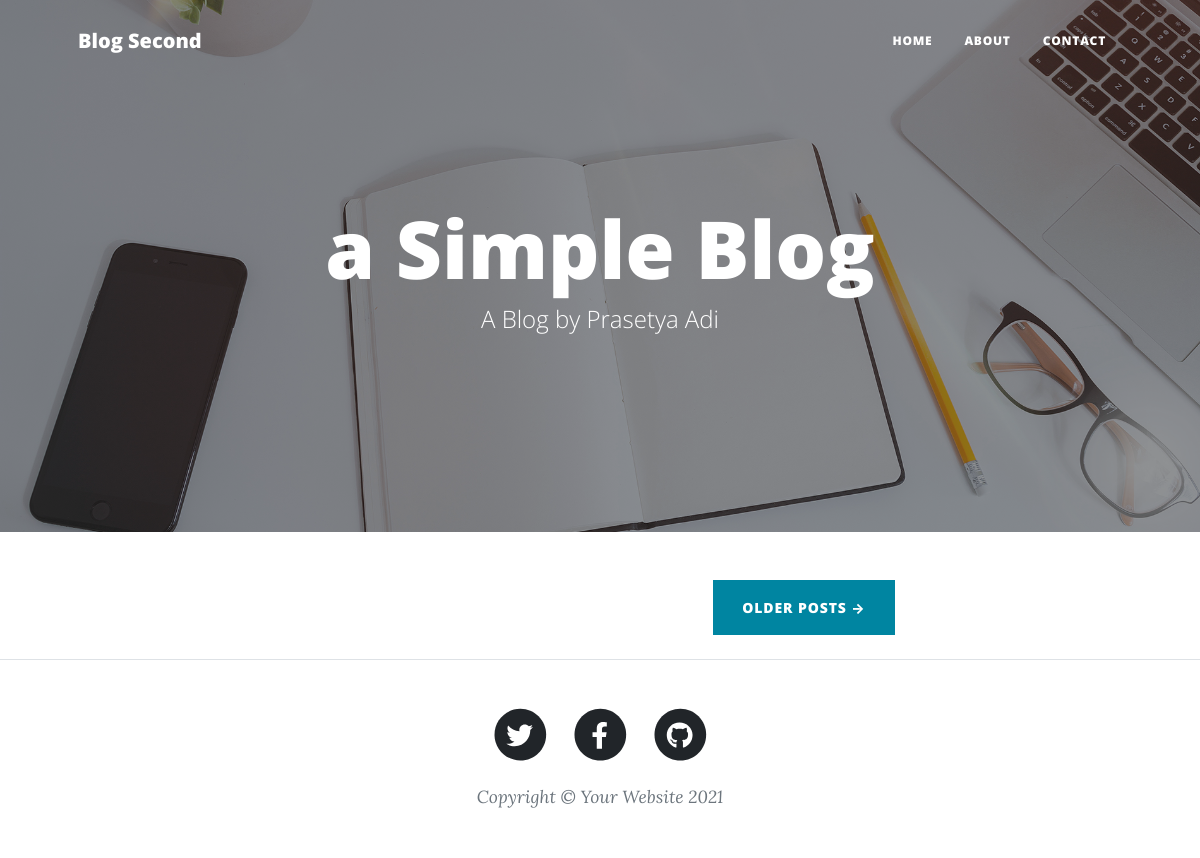
The page /secondblog/ on the database as committed earlier.
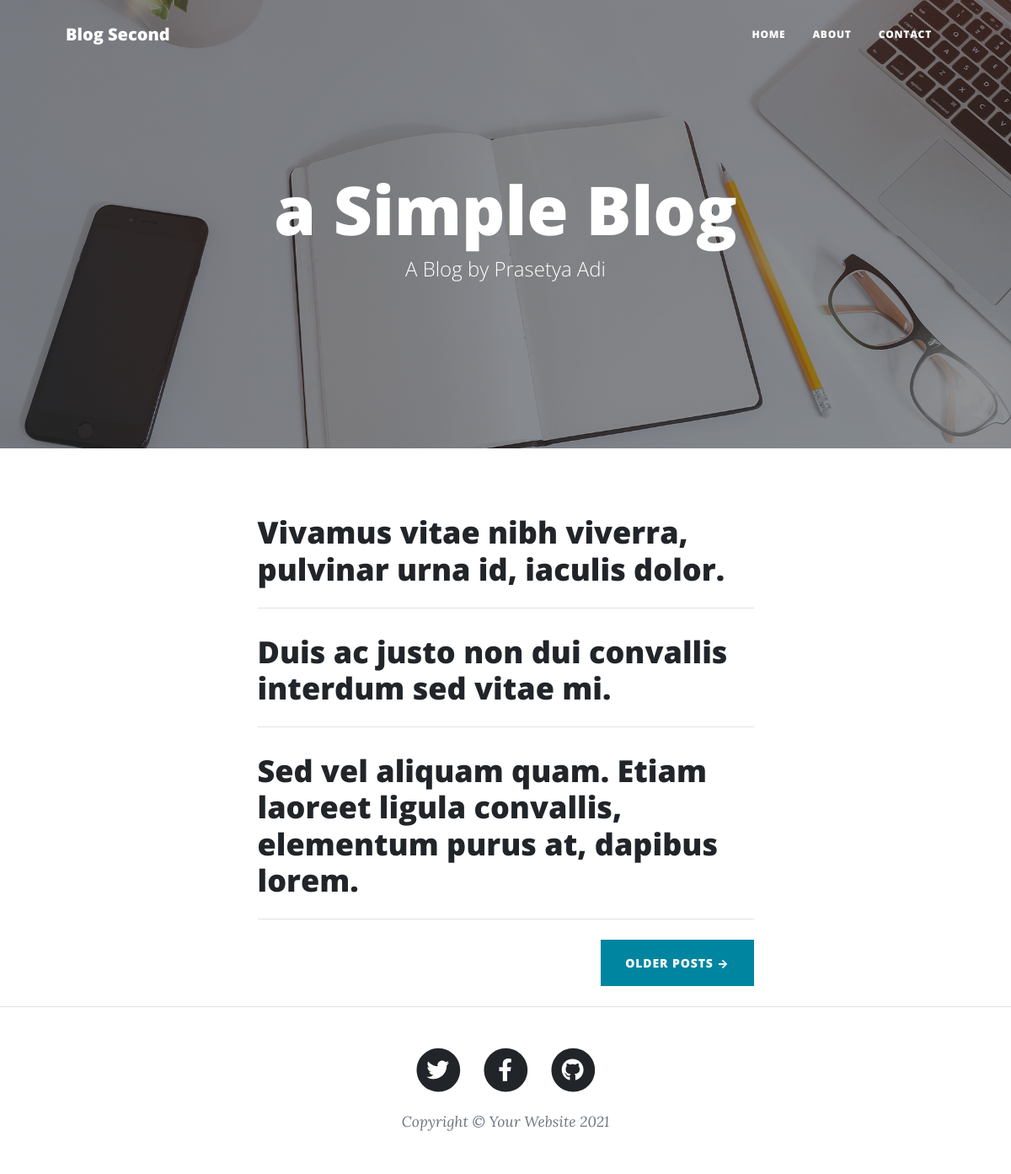
The same page on the database as committed later.
### secondblog/models.py (models this page shows, shortened)
class Post(models.Model):
    title = models.CharField(max_length=100)
    excerpt = models.CharField(max_length=500)
    date = models.DateField(auto_now=True)
    slug = models.SlugField(default="", blank=True,
                            null=False, db_index=True, unique=True)
    content = models.TextField(max_length=100000)
    author = models.ForeignKey(Author, on_delete=models.CASCADE)
    tag = models.ManyToManyField(Tag)

### secondblog/views.py (the view)
# urls.py: path("", views.index, name='HomeRelationships'),
def index(request):
    contex = {
        'heading': 'a Simple Blog',
        'subheading': 'A Blog by Prasetya Adi',
        'urlBackgroud': 'assets/img/home-bg.jpg',
        'isiblog': isiblog,
    }
    return render(request, 'secondblog/index.html', contex)

### secondblog/templates/secondblog/index.html
{% include 'snipets2/Navbar.html'  %}
{% load static %}
{% include 'snipets2/PageHeader.html' %}
<div class="container px-4 px-lg-5">
    <div class="row gx-4 gx-lg-5 justify-content-center">
        <div class="col-md-10 col-lg-8 col-xl-7">
            {% for key in isiblog %}
            <div class="post-preview">
                <a href={% url 'SecondBlogPost' key.slug %}>
                    <h2 class="post-title">{{ key.title }}</h2>
                </a>
            </div>
            <hr class="my-4" />
            {% endfor %}
            <div class="d-flex justify-content-end mb-4"><a class="btn btn-primary text-uppercase" href="#!">Older
                    Posts →</a></div>
        </div>
    </div>
</div>
{% include 'snipets2/Footer.html' %}

### secondblog/templates/snipets2/NavBar.html (shortened to what this page needs)
{% load static %}
<!DOCTYPE html>
<html lang="en">
<head>
    <link href={% static "css/styles.css" %} rel="stylesheet" />
</head>
<body>
    <nav class="navbar navbar-expand-lg navbar-light" id="mainNav">
        <div class="container px-4 px-lg-5">
            <a class="navbar-brand" href={% url 'SecondBlog' %}>Blog Second</a>
            <div class="collapse navbar-collapse" id="navbarResponsive">
                <ul class="navbar-nav ms-auto py-4 py-lg-0">
                    <li class="nav-item"><a class="nav-link px-lg-3 py-3 py-lg-4" href={% url 'SecondBlog' %}>Home</a>
                    </li>
                    <li class="nav-item"><a class="nav-link px-lg-3 py-3 py-lg-4"
                            href={% url 'SecondBlogAbout' %}>About</a>
                    </li>
                    <li class="nav-item"><a class="nav-link px-lg-3 py-3 py-lg-4"
                            href={% url 'SecondBlogContact' %}>Contact</a></li>
                </ul>
            </div>
        </div>
    </nav>

### secondblog/templates/snipets2/PageHeader.html (shortened to what this page needs)
{% load static %}
<header class="masthead" style="background-image: url({% static urlBackgroud %})">
    <div class="container position-relative px-4 px-lg-5">
        <div class="row gx-4 gx-lg-5 justify-content-center">
            <div class="col-md-10 col-lg-8 col-xl-7">
                <div class="site-heading">
                    <h1>{{ heading }}</h1>
                    <span class="subheading">{{ subheading }}</span>
                </div>
            </div>
        </div>
    </div>
</header>

### secondblog/templates/snipets2/Footer.html (shortened to what this page needs)
{% load static %}
<footer class="border-top">
    <div class="container px-4 px-lg-5">
        <div class="row gx-4 gx-lg-5 justify-content-center">
            <div class="col-md-10 col-lg-8 col-xl-7">
                <ul class="list-inline text-center">
                    <li class="list-inline-item">
                        <a href="#!">
                            <span class="fa-stack fa-lg">
                                <i class="fas fa-circle fa-stack-2x"></i>
                                <i class="fab fa-twitter fa-stack-1x fa-inverse"></i>
                            </span>
                        </a>
                    </li>
                    <li class="list-inline-item">
                        <a href="#!">
                            <span class="fa-stack fa-lg">
                                <i class="fas fa-circle fa-stack-2x"></i>
                                <i class="fab fa-facebook-f fa-stack-1x fa-inverse"></i>
                            </span>
                        </a>
                    </li>
                    <li class="list-inline-item">
                        <a href="#!">
                            <span class="fa-stack fa-lg">
                                <i class="fas fa-circle fa-stack-2x"></i>
                                <i class="fab fa-github fa-stack-1x fa-inverse"></i>
                            </span>
                        </a>
                    </li>
                </ul>
                <div class="small text-center text-muted fst-italic">Copyright &copy; Your Website 2021</div>
            </div>
        </div>
    </div>
</footer>
</body>
</html>

Rows that differ between the two databases and show on the page:
added Post: title "Vivamus vitae nibh viverra, pulvinar urna id, iaculis dolor."
added Post: title "Duis ac justo non dui convallis interdum sed vitae mi."
added Post: title "Sed vel aliquam quam. Etiam laoreet ligula convallis, elementum purus at, dapibus lorem."
